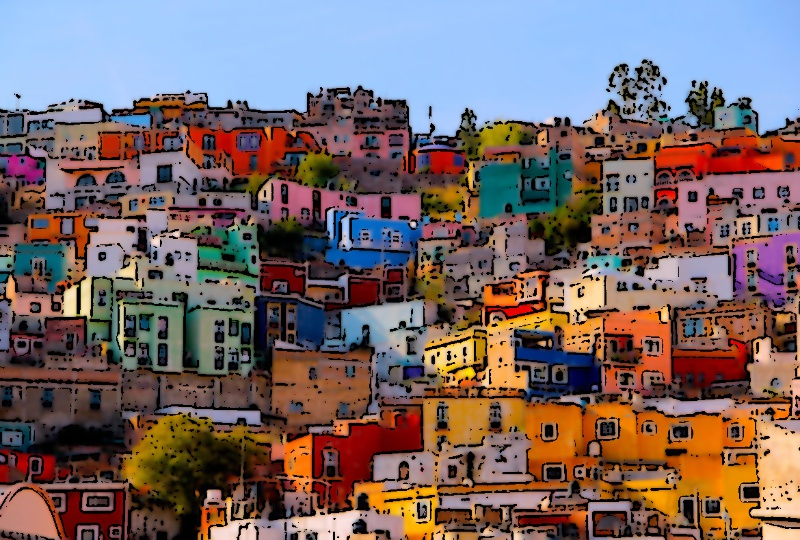
#> input picture 5.jpg, 800 x 540 px
$ python -i cartoonify.py   (imports and definitions only)
#> lines starting #> are read from the running program, lines starting #| are printed output that depends on the picture; after the words box and inside, x2 and y2 are one past the last pixel; in counts of white or black regions, pixels touching at a corner belong together
# -*- coding: utf-8 -*-
"""
Created on Thu Dec 17 11:53:30 2020

@author: LENOVO
"""


import cv2
import  easygui
import numpy as np
import imageio
import sys
import matplotlib.pyplot as plt
import os
import tkinter as tk
from tkinter.filedialog import askopenfilename
from tkinter import*
from PIL import ImageTk, Image


# [4 lines not run here, left out]
# [1 line that did not run here, left out]

def upload():
    ImagePath=easygui.fileopenbox()
    cartoonify(ImagePath)


def cartoonify(ImagePath):
    # read the image
#> called with ImagePath = '5.jpg'
    originalmage = cv2.imread(ImagePath)
#> originalmage is the input picture: shape (540, 800, 3); mean B, G, R 102.9, 103.4, 121
    originalmage = cv2.cvtColor(originalmage, cv2.COLOR_BGR2RGB)
    #print(image)  # image is stored in form of numbers

    # confirm that image is chosen
    if originalmage is None:
        print("Can not find any image. Choose appropriate file")
        sys.exit()

    ReSized1 = cv2.resize(originalmage, (960, 540))
    #plt.imshow(ReSized1, cmap='gray')


    #converting an image to grayscale
    grayScaleImage= cv2.cvtColor(originalmage, cv2.COLOR_BGR2GRAY)
    ReSized2 = cv2.resize(grayScaleImage, (960, 540))
    #plt.imshow(ReSized2, cmap='gray')


    #applying median blur to smoothen an image
    smoothGrayScale = cv2.medianBlur(grayScaleImage, 5)
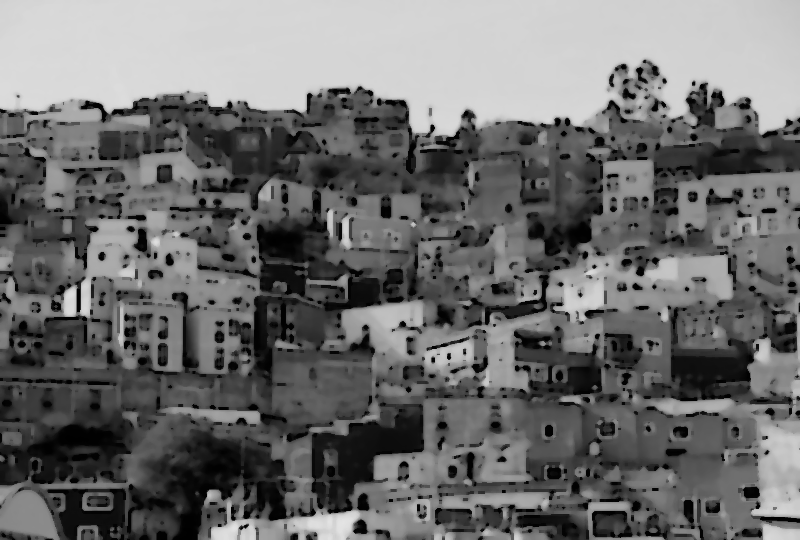
#> smoothGrayScale: shape (540, 800); min 0, max 228, mean 109.4
    ReSized3 = cv2.resize(smoothGrayScale, (960, 540))
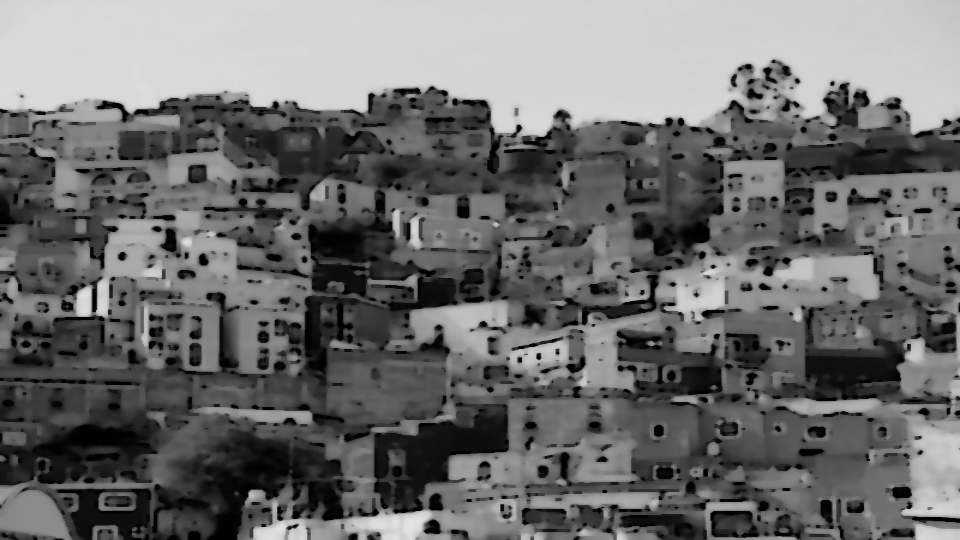
#> ReSized3: shape (540, 960); min 0, max 228, mean 109.5
    #plt.imshow(ReSized3, cmap='gray')

    #retrieving the edges for cartoon effect
    #by using thresholding technique
    getEdge = cv2.adaptiveThreshold(smoothGrayScale, 255,
        cv2.ADAPTIVE_THRESH_MEAN_C,
        cv2.THRESH_BINARY, 9, 9)
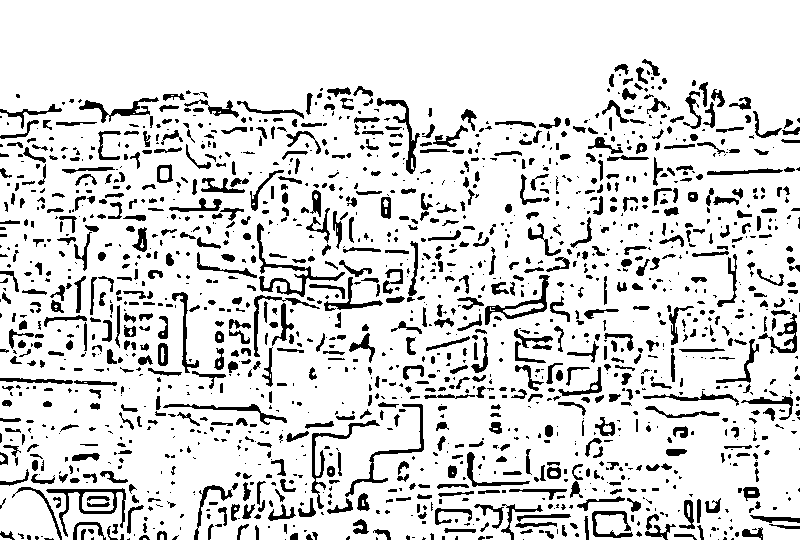
#> getEdge: shape (540, 800); 85.4% white; 1609 black regions (852 under 20 px), largest, box (x1, y1, x2, y2) and area: (257, 223, 345, 297) 863, (46, 488, 126, 537) 727, (311, 420, 380, 509) 622

    ReSized4 = cv2.resize(getEdge, (960, 540))
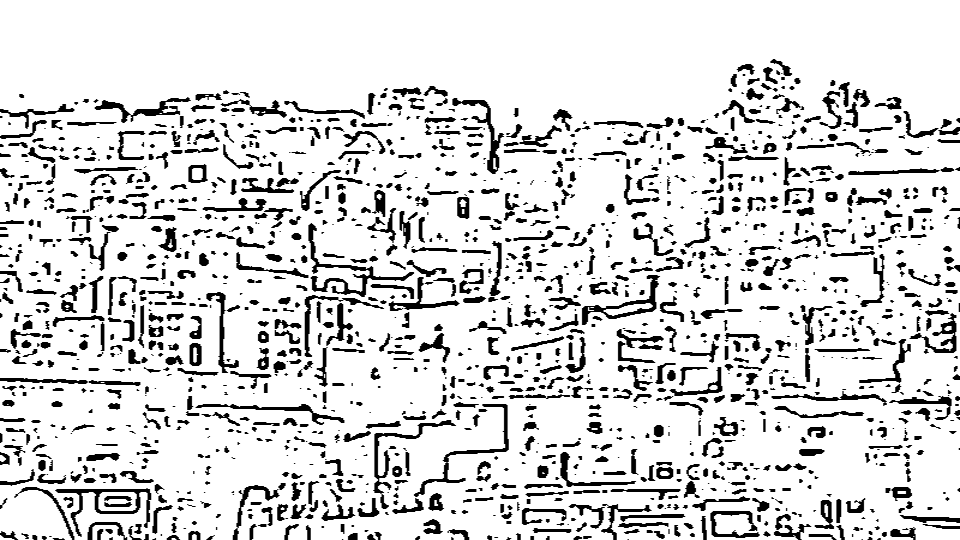
#> ReSized4: shape (540, 960); min 0, max 255, mean 217.8
    #plt.imshow(ReSized4, cmap='gray')

    #applying bilateral filter to remove noise
    #and keep edge sharp as required
    colorImage = cv2.bilateralFilter(originalmage, 9, 300, 300)
    ReSized5 = cv2.resize(colorImage, (960, 540))
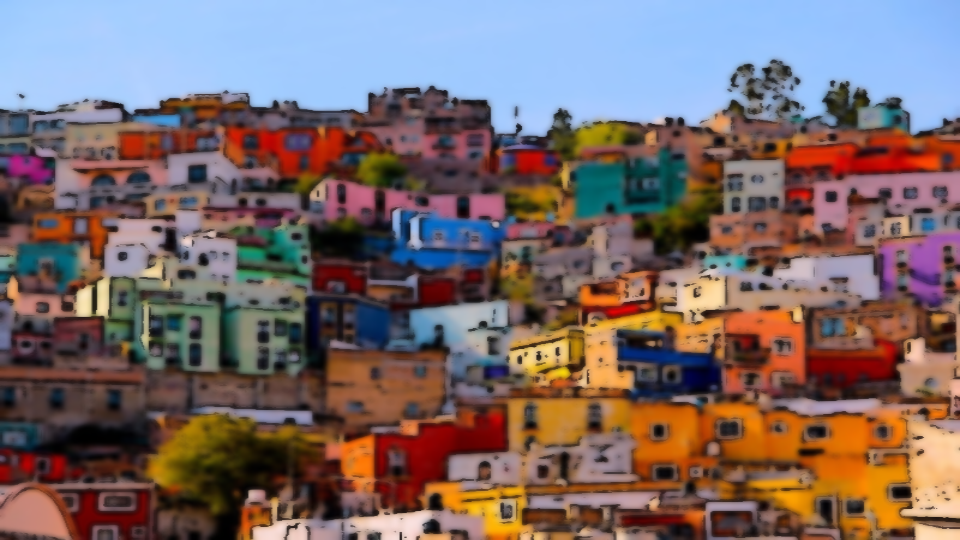
#> ReSized5: shape (540, 960, 3); mean R, G, B 122.1, 104.3, 103.7
    #plt.imshow(ReSized5, cmap='gray')


    #masking edged image with our "BEAUTIFY" image
    cartoonImage = cv2.bitwise_and(colorImage, colorImage, mask=getEdge)
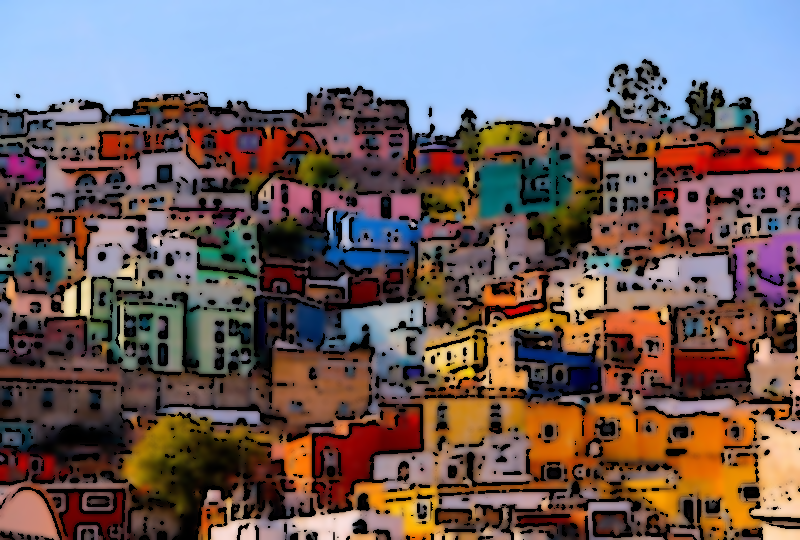
#> cartoonImage: shape (540, 800, 3); mean R, G, B 112.6, 97.7, 97.9

    ReSized6 = cv2.resize(cartoonImage, (960, 540))
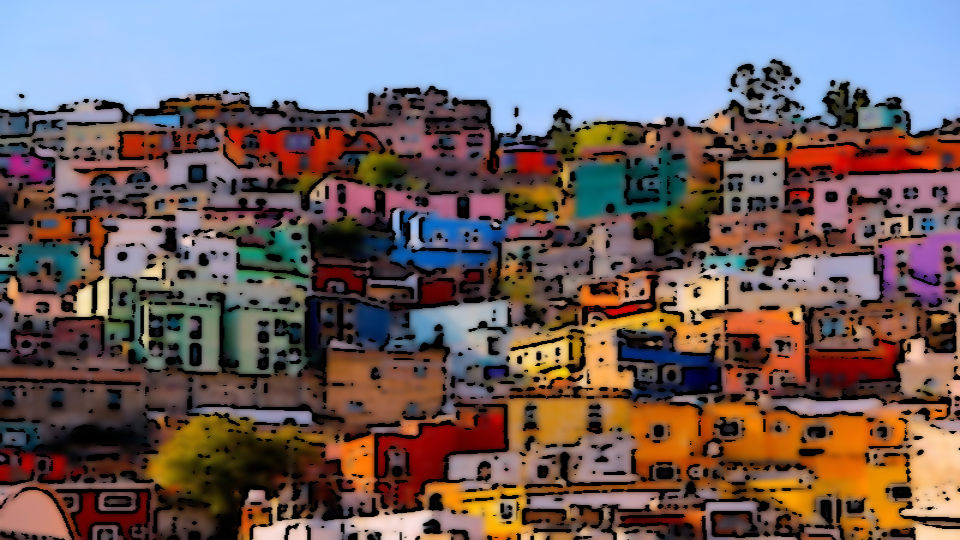
#> ReSized6: shape (540, 960, 3); mean R, G, B 112.6, 97.8, 97.9
    #plt.imshow(ReSized6, cmap='gray')

    # Plotting the whole transition
    images=[ReSized1, ReSized2, ReSized3, ReSized4, ReSized5, ReSized6]

    fig, axes = plt.subplots(3,2, figsize=(8,8), subplot_kw={'xticks':[], 'yticks':[]}, gridspec_kw=dict(hspace=0.1, wspace=0.1))
    for i, ax in enumerate(axes.flat):
        ax.imshow(images[i], cmap='gray')

#> (the run stopped early here; a loop or call above may not have finished)
